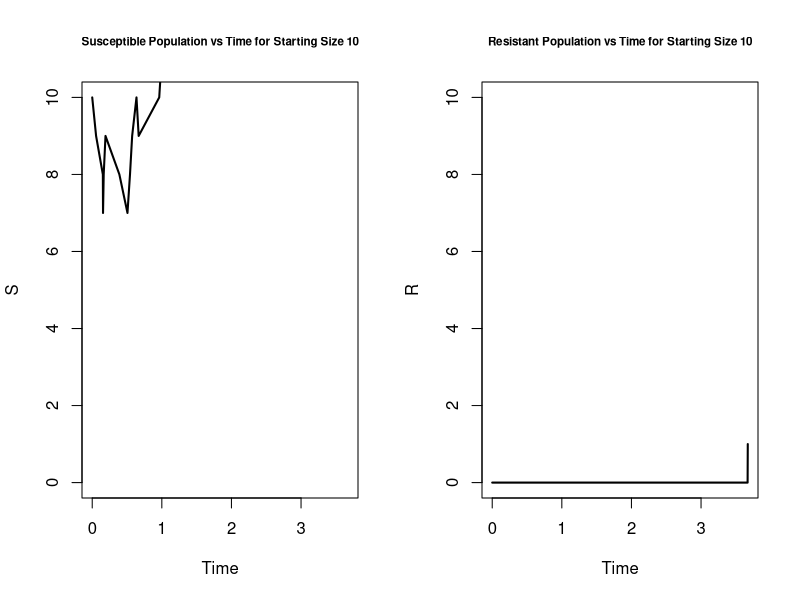

Here is the R script that generated this plot: (Note: this script raises an error after producing the figure.)
set.seed(123)
n = c(10, 100, 1000)

for(sampleSize in n){
    X = cbind(Time=c(0), S=c(sampleSize), R=c(0)) # store output
    l = 1 # birth rate
    d = 0.5 # death rate
    h = 0.01 # transformation rate
    u1 = 0.01 # mutation rate of drug 1
    
    # Update matrix for each event: faithful division, death, mutation, transformation.  
    updateMatrix = matrix(c(1, 0, -1, 0, 0, 1, -1, 1), nrow=4, ncol=2, byrow=TRUE)
    
    i = 1 # row counter for matrix
    # stochastic simulation algorithm
    while(X[i, 3] < sampleSize * 0.1){
        rates = c(l*X[i, 2], d*X[i, 2], u1*X[i, 2], h*X[i, 2]) # indiv. event rates
        r = sum(rates) # total rate of some event happening
        tstep = rexp(1, r) # time to the next event
        
        p = rates/r # probability vector for each event type
        u = runif(1) # sample from standard uniform
        j = which(u <= cumsum(p)) [1] # sample which event occurred
        
        X = rbind(X, c(X[i, 1] + tstep, X[i, 2:3] + updateMatrix[j, ]))
        i = i + 1
    }
    
    Time = X[, 1]
    par(mfrow = c(1, 2))
    plot(Time, X[, 2], ylab="S", ylim=c(0, sum(X[1, 2:3])), type="l", lwd=2, main=paste("Susceptible Population vs Time for Starting Size", sampleSize), cex.main=0.70)
    plot(Time, X[, 3], ylab="R", ylim=c(0, sum(X[1, 2:3])), type="l", lwd=2, main=paste("Resistant Population vs Time for Starting Size", sampleSize), cex.main=0.70)
    
    write.csv(X, file=paste("/Users/andrewhsu/Projects/PREP-NURA/NURA/data/cellData", sampleSize, ".csv", sep=""), row.names=FALSE)
}

